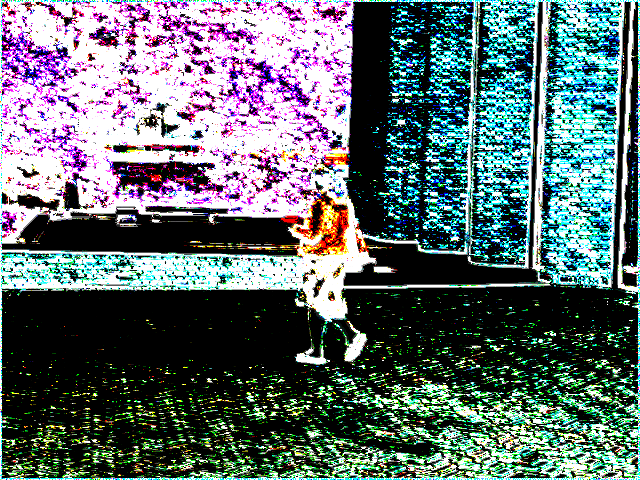
//> input picture GpuSubsenseM/hdesc.bmp, 640 x 480 px
$ ./main ../GpuSubsenseM/hdesc.bmp   (built with g++ and OpenCV 4)
//> lines starting //> are read from the running program, lines starting //| are printed output that depends on the picture
#include "opencv2/highgui/highgui.hpp"
#include "opencv2/imgproc/imgproc.hpp"
#include "opencv2/features2d/features2d.hpp"
#include <iostream>
#include <stdio.h>
#include <stdlib.h>
#include <math.h>
cv::Mat image;
int thresh = 15;
int max_thresh = 50;

int intSigmaBig = 70;
int intMaxSigmaBig = 120;

int intSigmaSmall = 60;
int intMaxSigmaSmall = 120;

char* source_window = "Source image";

void filterDoG( int, void* );

int main( int argc, char** argv )
{
  char filename[] ="in000001.jpg";
  char * file;
  if( argc != 2 ) {
    std::cerr << "Usage: " << argv[0] << " <InputImage>" << std::endl;
    file = filename;
  }
  else
  {
	  file = argv[1];
  }

  image = cv::imread( file, 1 );
//> image is the input picture: 480 rows x 640 cols, CV_8UC3; mean B, G, R 110.7, 108.6, 94.6
  cv::cvtColor(image, image, CV_BGR2GRAY);
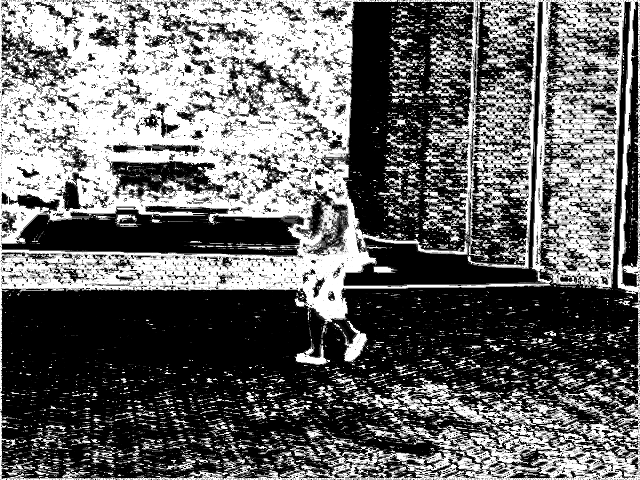
//> image: 480 rows x 640 cols, CV_8UC1; min 0, max 255, mean 104.6
  if(!image.data) {
    return EXIT_FAILURE;
  }

  cv::namedWindow( source_window, CV_WINDOW_AUTOSIZE );
  cv::createTrackbar( "sigmaBig: ", source_window, &intSigmaBig, intMaxSigmaBig, filterDoG );
  cv::createTrackbar( "sigmaSmall: ", source_window, &intSigmaSmall, intMaxSigmaSmall, filterDoG );
  cv::createTrackbar( "Threshold: ", source_window, &thresh, max_thresh, filterDoG );
  cv::imshow( source_window, image );

  filterDoG(0, 0);

  cv::waitKey(0);
  return EXIT_SUCCESS;
}

void filterDoG( int, void* )
{
  cv::Mat filterResponse;
  float sigmaBig = intSigmaBig / 10.0f;
  float sigmaSmall = intSigmaSmall / 100.0f;

  // sigma = 0.3*((ksize-1)*0.5 - 1) + 0.8
  int ksize = ceilf((sigmaBig-0.8f)/0.3f)*2 + 3;

  cv::Mat gauBig = cv::getGaussianKernel(ksize, sigmaBig, CV_32F);
  cv::Mat gauSmall = cv::getGaussianKernel(ksize, sigmaSmall, CV_32F);

  cv::Mat DoG = gauSmall - gauBig;
  cv::filter2D(image, filterResponse, CV_32F, DoG.t());
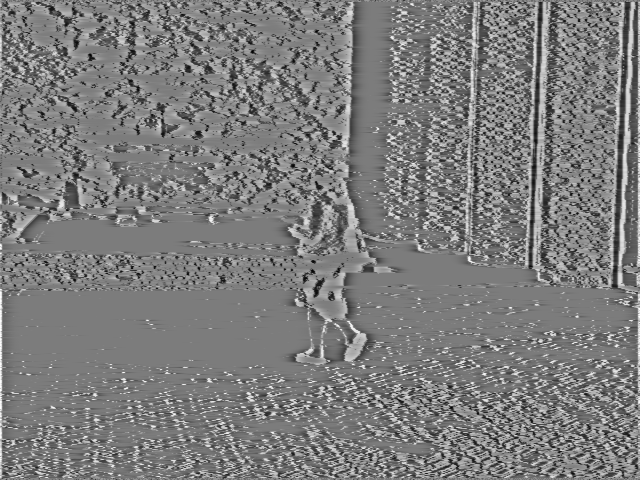
//> filterResponse: 480 rows x 640 cols, CV_32FC1; min -201.8, max 210.3, mean 0.2; drawn with min black and max white

 filterResponse = cv::abs(filterResponse);
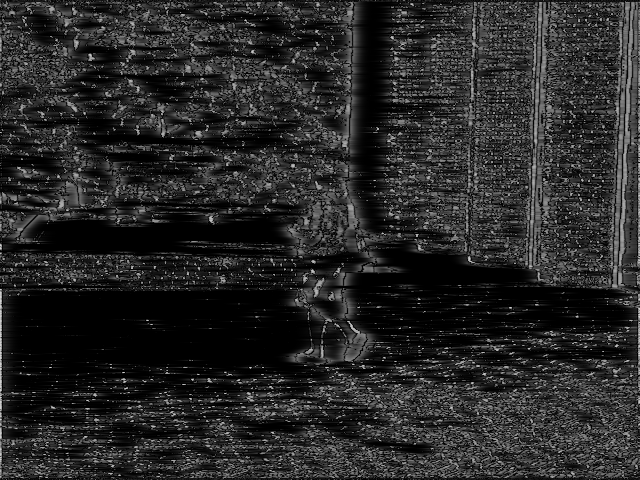
//> filterResponse: 480 rows x 640 cols, CV_32FC1; min 0, max 210.3, mean 39.9
 cv::normalize(filterResponse, filterResponse, 255, 0, CV_MINMAX, CV_8U);
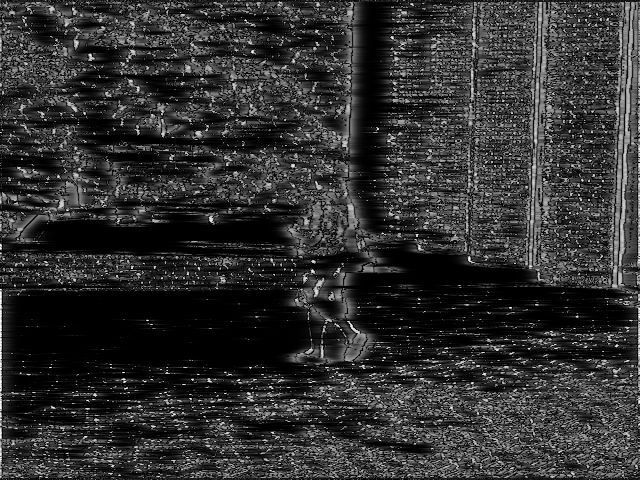
//> filterResponse: 480 rows x 640 cols, CV_8UC1; min 0, max 255, mean 48.3
  std::cout << thresh << " : " << sigmaBig << " : " << sigmaSmall << std::endl;

  cv::Mat dst = filterResponse.clone();

  // [11 lines of commented-out code are left out]

  cv::namedWindow( source_window, CV_WINDOW_AUTOSIZE );
  cv::imshow( source_window, dst );
}
